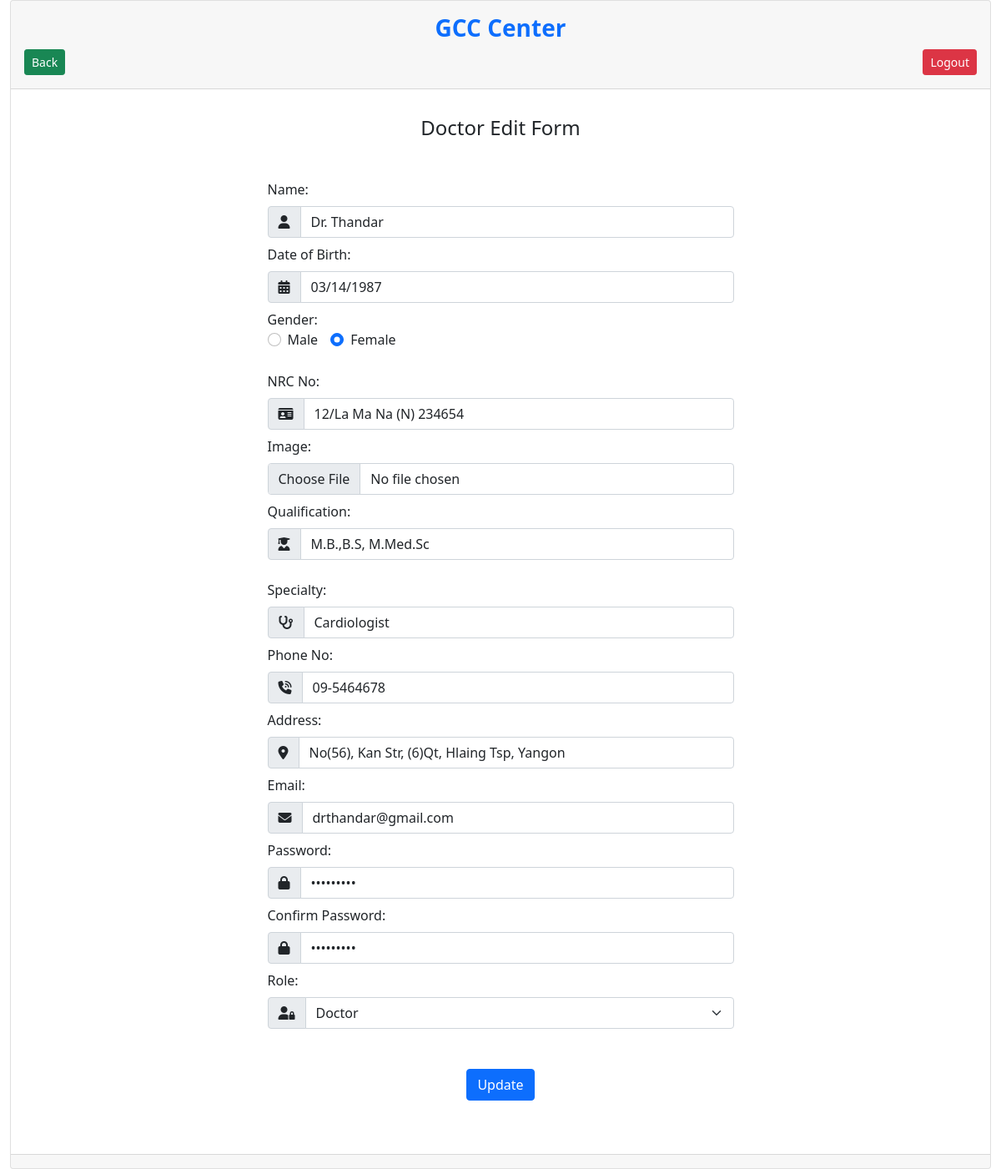
Screenshot of /doctor_edit.php?user_id_to_update=1 (signed in) with the database file from the repository.
### tables this page shows
CREATE TABLE `doctor` (
  `id` int(11) NOT NULL,
  `name` varchar(100) NOT NULL,
  `qualification` varchar(100) NOT NULL,
  `specialty` varchar(100) NOT NULL,
  `dob` varchar(100) NOT NULL,
  `gender` varchar(100) NOT NULL,
  `nrc` varchar(100) NOT NULL,
  `image` varchar(100) NOT NULL,
  `phone` varchar(100) NOT NULL,
  `address` varchar(100) NOT NULL,
  `email` varchar(100) NOT NULL,
  `password` varchar(100) NOT NULL,
  `confirm` varchar(100) NOT NULL,
  `role` varchar(100) NOT NULL DEFAULT 'doctor'
);

### doctor_edit.php (the view, shortened to what this page needs)
<?php
require 'connect.php';
?>
<!doctype html>
<html lang="en">
<head>
    <link href="https://cdn.jsdelivr.net/npm/bootstrap@5.0.2/dist/css/bootstrap.min.css" rel="stylesheet">
    <link rel="stylesheet" href="https://cdnjs.cloudflare.com/ajax/libs/font-awesome/6.4.2/css/all.min.css"/>
    <link rel="stylesheet" type="text/css" href="css/main.css">
    <link rel="stylesheet"
          href="https://cdnjs.cloudflare.com/ajax/libs/bootstrap-datepicker/1.9.0/css/bootstrap-datepicker.min.css">
</head>
<body>
<?php
$user_name= '';
$user_dob= '';
$user_nrc= '';
$user_image= '';
$user_qualification = '';
$user_specialty = '';
$user_phone= '';
$user_address= '';
$user_email = '';
$user_gender = "";
$user_password = '';
$user_confirm = '';
if (isset($_GET['user_id_to_update'])) {
    $user_id_to_update = $_GET['user_id_to_update'];
    $query = "SELECT * FROM doctor WHERE id=$user_id_to_update";
    $result = mysqli_query($db, $query);
    if ($result) {
        $user = mysqli_fetch_assoc($result);
        $user_name= $user['name'];
        $user_qualification= $user['qualification'];
        $user_specialty = $user['specialty'];
        $user_dob= $user['dob'];
        $user_nrc= $user['nrc'];
        $user_image= $user['image'];
        $user_phone= $user['phone'];
        $user_address= $user['address'];
        $user_email = $user['email'];
        $user_gender = $user['gender'];
        $user_password = $user['password'];
        $user_confirm = $user['confirm'];
    } else {
        die("Error: " . mysqli_error($db));
    }
}
            ?>
<section id="contact">
    <div class="container-fluid">
        <div class="card">
            <div class="card-header mb-3 p-3">
                <div class="row">
                    <div class="col-md-12"><h3 class="text-primary fw-bold text-center">GCC Center</h3></div>
                    <div>
                        <form action="admin_dashboard.php" method="POST" class="float-end ms-2">
                            <button type="submit" name="logout_button" id="logout_button" class="btn btn-danger btn-sm"
                                    onclick="return confirm('Are you sure you want to logout?')">Logout
                            </button>
                        </form>
                        <form action="doctor.php" method="POST" class="float-start">
                            <button type="submit" name="back_button" id="back_button" class="btn btn-success btn-sm">Back</button>
                        </form>
                    </div>
                </div>
            </div>
            <div class="card-body">
                <h4 class="text-center">Doctor Edit Form</h4>
                <div class="row justify-content-center my-5">
                    <div class="col-lg-6">
                        <form action="doctor_edit.php" method="POST" enctype="multipart/form-data">
                            <label for="name" class="form-label">Name:</label>
                            <div class="input-group">
                        <span class="input-group-text">
                            <i class="fa-solid fa-user"></i>
                        </span>
                                <input type="text" class="form-control" name="name" id="name" placeholder="e.g. Mario"
                                       value="<?php echo $user_name; ?>" required="required">
                            </div>
                            <label for="dob" class="form-label mt-2">Date of Birth:</label>
                            <div class="input-group">
                        <span class="input-group-text date">
                            <i class="fa-solid fa-calendar-days"></i>
                        </span>
                                <input type="text" class="form-control" name="dob" id="datepicker"
                                       value="<?php echo $user_dob; ?>"
                                       placeholder="e.g.09/30/1953" required="required">
                            </div>
                            <label class="mt-2">Gender:</label>
                            <div class="input-group">
                                <div class="form-check form-check-inline">
                                    <input class="form-check-input" type="radio" name="gender" id="male" value="male"
                                    <?php if ($user_gender == 'male') echo 'checked = "checked"' ; ?>" />
                                    <label class="form-check-label" for="male">
                                        Male
                                    </label>
                                </div>
                                <div class="form-check form-check-inline">
                                    <input class="form-check-input" type="radio" name="gender" id="female"
                                           value="female"
                                    <?php if ($user_gender == 'female') echo 'checked = "checked"' ; ?>" />
                                    <label class="form-check-label" for="female">
                                        Female </label>
                                </div>
                            </div>
                            <label for="nrc" class="form-label mt-4">NRC No:</label>
                            <div class="input-group">
                        <span class="input-group-text">
                            <i class="fa-solid fa-id-card"></i>
                        </span>
                                <input type="text" class="form-control" name="nrc" id="nrc" value="<?php echo $user_nrc; ?>"
                                       placeholder="e.g.12/LaMaNa(N)000000" required="required">
                            </div>
                            <div class="mt-2">
                                <label for="formFile" class="form-label">Image:</label>
                                <input class="form-control" name="image" type="file" id="formFile"
                                       accept=".jpg, .jpeg,.png" value="<?php echo $user_image; ?>" required="required">
                            </div>
                            <label for="qualification" class="form-label mt-2">Qualification:</label>
                            <div class="input-group">
                                    <span class="input-group-text">
                                        <i class="fa-solid fa-user-graduate"></i>
                                    </span>
                                <input type="text" class="form-control" name="qualification" id="qualification" value="<?php echo $user_qualification; ?>"
                                       placeholder="e.g. B.S.N (YGN)" required="required">
                            </div>
                            <label for="specialty" class="form-label mt-4">Specialty:</label>
                            <div class="input-group">
                                    <span class="input-group-text">
                                        <i class="fa-solid fa-stethoscope"></i>
                                    </span>
                                <input type="text" class="form-control" name="specialty" id="specialty" value="<?php echo $user_specialty;?>"
                                       placeholder="e.g. Surgeon">
                            </div>
                            <label for="phone" class="form-label mt-2">Phone No:</label>
                            <div class="input-group">
                        <span class="input-group-text">
                            <i class="fa-solid fa-phone-volume"></i>
                        </span>
                                <input type="text" class="form-control" name="phone" id="phone"
                                       value="<?php echo $user_phone; ?>"
                                       placeholder="e.g. 09 000000000" required="required">
                            </div>
                            <label for="address" class="form-label mt-2">Address:</label>
                            <div class="input-group">
                        <span class="input-group-text">
                            <i class="fa-solid fa-location-dot"></i>
                        </span>
                                <input type="text" class="form-control" name="address" id="address"
                                       value="<?php echo $user_address; ?>"
                                       placeholder="e.g. No(0), (A) Street, (0) Quarter, (A) Township, (A) City" required="required">
                            </div>
                            <label for="email" class="form-label mt-2">Email:</label>
                            <div class="input-group">
                        <span class="input-group-text">
                            <i class="fa-solid fa-envelope"></i>
                        </span>
                                <input type="text" class="form-control" name="email" id="email"
                                       value="<?php echo $user_email; ?>"
                                       placeholder="e.g. mario@example.com" required="required">
                            </div>
                            <label for="password" class="form-label mt-2">Password:</label>
                            <div class="input-group">
                                    <span class="input-group-text">
                                        <i class="fa-solid fa-lock"></i>
                                    </span>
                                <input type="password" class="form-control" name="password" id="password"  value="<?php echo $user_password; ?>"
                                       placeholder="e.g. 123456" required="required">
                            </div>
                            <label for="confirm" class="form-label mt-2">Confirm Password:</label>
                            <div class="input-group">
                                    <span class="input-group-text">
                                        <i class="fa-solid fa-lock"></i>
                                    </span>
                                <input type="password" class="form-control" name="confirm" id="confirm" value="<?php echo $user_confirm; ?>"
                                       placeholder="e.g. 123456" required="required">
                            </div>
                            <label for="role" class="form-label mt-2">Role:</label>
                            <div class="input-group mb-5">
                                    <span class="input-group-text">
                                        <i class="fa-solid fa-user-lock"></i>
                                    </span>
                                <select class="form-select" id="subject" name="role" >
                                    <option  value= "admin"
                                    <?php if ($user['role'] == 'admin') { ?> selected
                                        <?php } ?> >Admin<option>
                                    <option  value= "doctor"
                                        <?php if ($user['role'] == 'doctor') { ?> selected
                                        <?php } ?> >Doctor<option>
                                </select>
                            </div>
                            <div class="mt-2 text-center">
                                <button type="submit" name="update_button" class="btn btn-primary">Update</button>
                            </div>
                        </form>
                    </div>
                </div>
            </div>
            <div class="card-footer">
            </div>
        </div>
    </div>
</section>
</body>
</html>

### rows the page displays
doctor: name "Dr. Thandar", dob "03/14/1987", gender "☐ Male", gender "☑ Female", nrc "12/La Ma Na (N) 234654", qualification "M.B.,B.S, M.Med.Sc", specialty "Cardiologist", phone "09-5464678", address "No(56), Kan Str, (6)Qt, Hlaing Tsp, Yangon", email "drthandar@gmail.com", role "Doctor"
